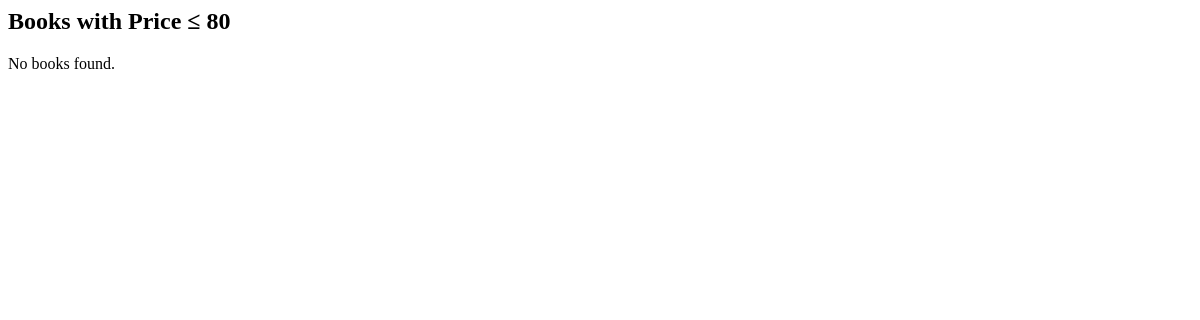
The app's page /books/lab8/task1/, older data.
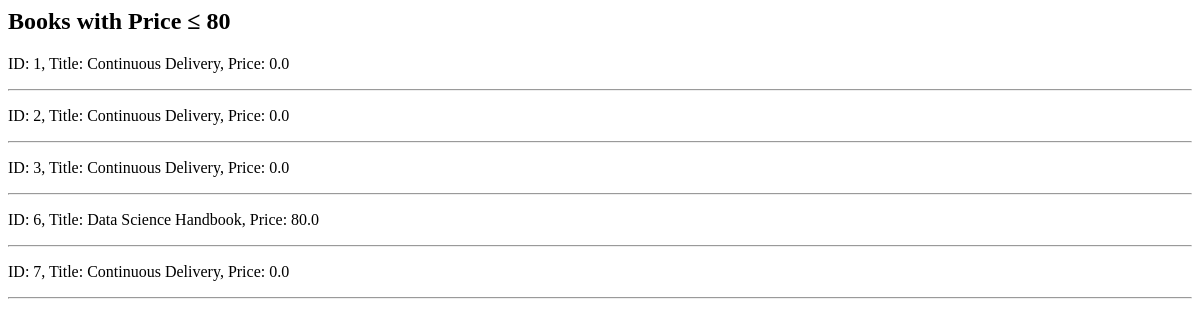
The same page, newer data.
### apps/bookmodule/models.py (models this page shows)
class Book(models.Model):
    title = models.CharField(max_length = 50)
    author = models.CharField(max_length = 50)
    price = models.FloatField(default = 0.0)
    edition = models.SmallIntegerField(default = 1)

### apps/bookmodule/views.py (the view)
# urls.py: path('lab8/task1/', views.task1, name='task1'),
def task1(request):
    books = Book.objects.filter(Q(price__lte=80))
    return render(request, 'bookmodule/task1.html', {'books': books})

### apps/bookmodule/templates/bookmodule/task1.html
<h2>Books with Price ≤ 80</h2>
{% if books %}
  {% for book in books %}
    <p>ID: {{ book.id }}, Title: {{ book.title }}, Price: {{ book.price }}</p>
    <hr>
  {% endfor %}
{% else %}
  <p>No books found.</p>
{% endif %}

Row changes from the older to the newer data that the page shows:
added Book: id "1", title "Continuous Delivery", price "0.0"
added Book: id "2", title "Continuous Delivery", price "0.0"
added Book: id "3", title "Continuous Delivery", price "0.0"
added Book: id "6", title "Data Science Handbook", price "80.0"
added Book: id "7", title "Continuous Delivery", price "0.0"
Text that changed along with them:
text no longer shown: "No books found."
